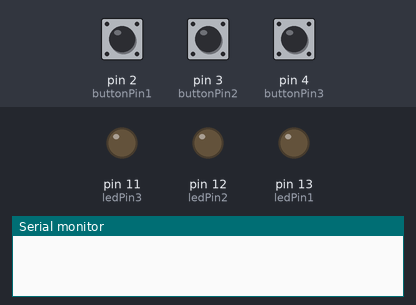
The sketch below on a simulated Arduino Uno, built with avr-gcc and run on an emulated ATmega328P. Shown: output pins drawn as LEDs (lit = HIGH), the last lines printed to the serial monitor. The test bench sets the inputs (shaded band); at power-on: pin 2 (buttonPin1) HIGH, pin 3 (buttonPin2) HIGH, pin 4 (buttonPin3) HIGH.

Above: at 1.2 s.
1.3 s: pin 2 (buttonPin1) pulled LOW for 0.15 s
At 1.38 s:
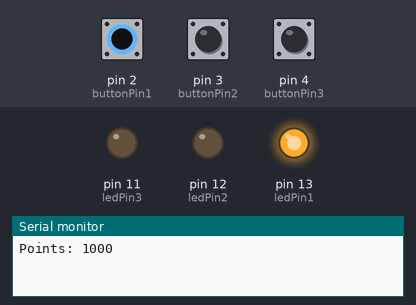
2.9 s: pin 3 (buttonPin2) pulled LOW for 0.15 s
At 2.98 s:
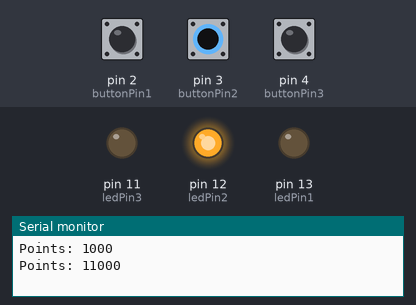
4.5 s: pin 4 (buttonPin3) pulled LOW for 0.15 s
At 4.58 s:
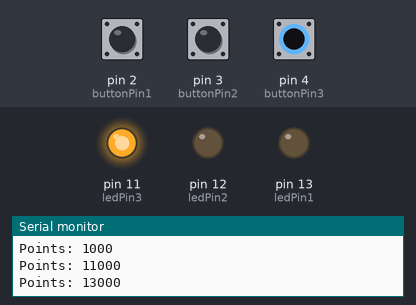
6.1 s: pin 4 (buttonPin3) pulled LOW for 3.2 s
At 10.3 s:
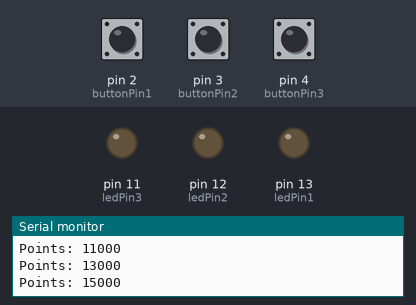
10.8 s: pin 2 (buttonPin1) pulled LOW for 3.2 s
At 11.5 s:
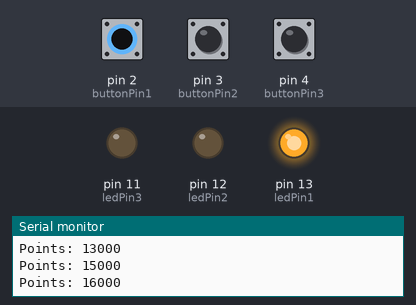
15.5 s: pin 2 (buttonPin1) driven LOW and pin 3 (buttonPin2) driven LOW
At 15.9 s:
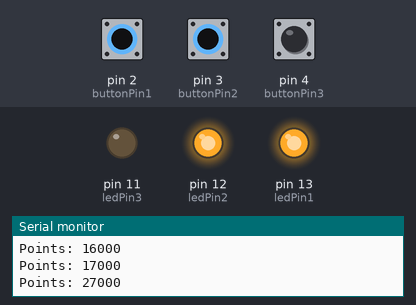
Timing chart, 0 to 18.0 s (numbered marks = the images above; inputs shaded):
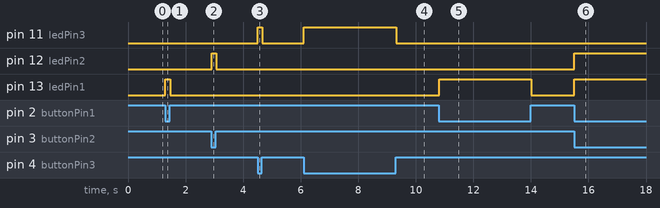

Measured:
- after the input at 1.3 s, pin 13 (ledPin1): LOW → HIGH at once, → LOW 0.16 s later
- after the input at 2.9 s, pin 12 (ledPin2): LOW → HIGH at once, → LOW 0.16 s later
- after the input at 4.5 s, pin 11 (ledPin3): LOW → HIGH at once, → LOW 0.16 s later
- after the input at 6.1 s, pin 11 (ledPin3): LOW → HIGH at once, → LOW 3.2 s later
- after the input at 10.8 s, pin 13 (ledPin1): LOW → HIGH at once, → LOW 3.2 s later
- after the input at 15.5 s, pin 12 (ledPin2), pin 13 (ledPin1): LOW → HIGH at once

The sketch:

TrentBarber67buttoncounterwithdifferntvalues.ino
```cpp
const int buttonPin1 = 2;
const int buttonPin2 = 3;
const int buttonPin3 = 4;
const int ledPin1 = 13;
const int ledPin2 = 12;
const int ledPin3 = 11;

int buttonState1 = HIGH;
int buttonState2 = HIGH;
int buttonState3 = HIGH;         // current state of button
int lastButtonState1 = HIGH;
int lastButtonState2 = HIGH;
int lastButtonState3 = HIGH;  // previous state of button
int sum = 0;

void setup() {
  pinMode(ledPin1, OUTPUT);
  pinMode(ledPin2, OUTPUT);
  pinMode(ledPin3, OUTPUT);
  pinMode(buttonPin1, INPUT_PULLUP);
  pinMode(buttonPin2, INPUT_PULLUP);
  pinMode(buttonPin3, INPUT_PULLUP);  // use internal pull-up resistor
  Serial.begin(9600);
}

void loop() {

  // Read current button state
  buttonState1 = digitalRead(buttonPin1);
  buttonState2 = digitalRead(buttonPin2);
  buttonState3 = digitalRead(buttonPin3);
  // Check if the button was just pressed (HIGH -> LOW)
  if (buttonState1 == LOW && lastButtonState1 == HIGH) {
    sum += 1000;
    Serial.print("Points: ");
    Serial.println(sum);      // Print once on press
  }
  if (buttonState2 == LOW && lastButtonState2 == HIGH) {
    sum += 10000;
    Serial.print("Points: ");
    Serial.println(sum);      // Print once on press
  }
  if (buttonState3 == LOW && lastButtonState3 == HIGH) {
    sum += 2000;
    Serial.print("Points: ");
    Serial.println(sum);      // Print once on press
  }

  // Control LED: ON when button pressed, OFF when not
  if (buttonState1 == LOW) {
    digitalWrite(ledPin1, HIGH);
  } else {
    digitalWrite(ledPin1, LOW);
  }
   if (buttonState2 == LOW) {
    digitalWrite(ledPin2, HIGH);
  } else {
    digitalWrite(ledPin2, LOW);
  }
   if (buttonState3 == LOW) {
    digitalWrite(ledPin3, HIGH);
  } else {
    digitalWrite(ledPin3, LOW);
  }

  // Save the current state for next loop comparison
  lastButtonState1 = buttonState1;
  lastButtonState2 = buttonState2;
  lastButtonState3 = buttonState3;

  // Optional small delay to prevent excessive CPU usage
  delay(20);  // 20 ms is still responsive, but smoother
}
```
